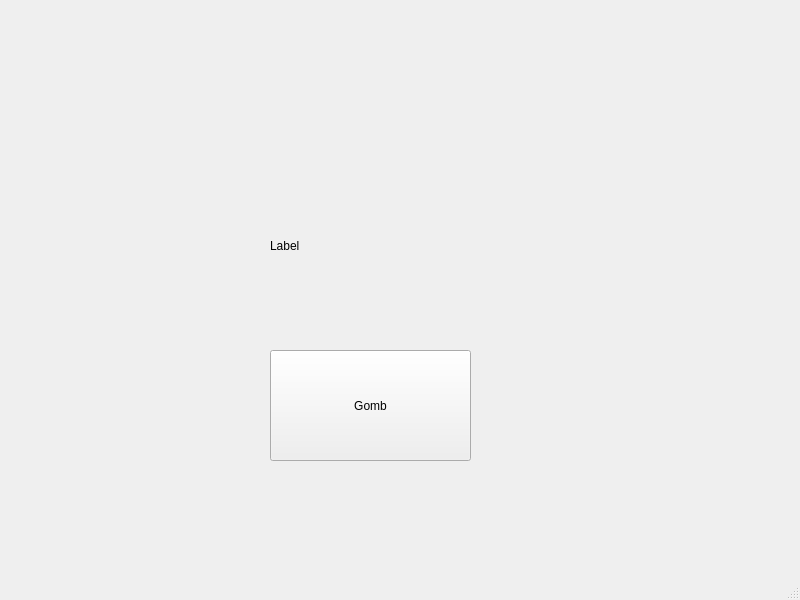
<?xml version="1.0" encoding="UTF-8"?>
<ui version="4.0">
 <class>MainWindow</class>
 <widget class="QMainWindow" name="MainWindow">
  <property name="geometry">
   <rect>
    <x>0</x>
    <y>0</y>
    <width>800</width>
    <height>600</height>
   </rect>
  </property>
  <property name="windowTitle">
   <string>MainWindow</string>
  </property>
  <widget class="QWidget" name="centralwidget">
   <widget class="QPushButton" name="pushButton">
    <property name="geometry">
     <rect>
      <x>270</x>
      <y>350</y>
      <width>201</width>
      <height>111</height>
     </rect>
    </property>
    <property name="text">
     <string>Gomb</string>
    </property>
   </widget>
   <widget class="QLabel" name="label">
    <property name="geometry">
     <rect>
      <x>270</x>
      <y>220</y>
      <width>151</width>
      <height>51</height>
     </rect>
    </property>
    <property name="text">
     <string>Label</string>
    </property>
   </widget>
  </widget>
  <widget class="QMenuBar" name="menubar">
   <property name="geometry">
    <rect>
     <x>0</x>
     <y>0</y>
     <width>800</width>
     <height>21</height>
    </rect>
   </property>
  </widget>
  <widget class="QStatusBar" name="statusbar"/>
 </widget>
 <resources/>
 <connections/>
</ui>
